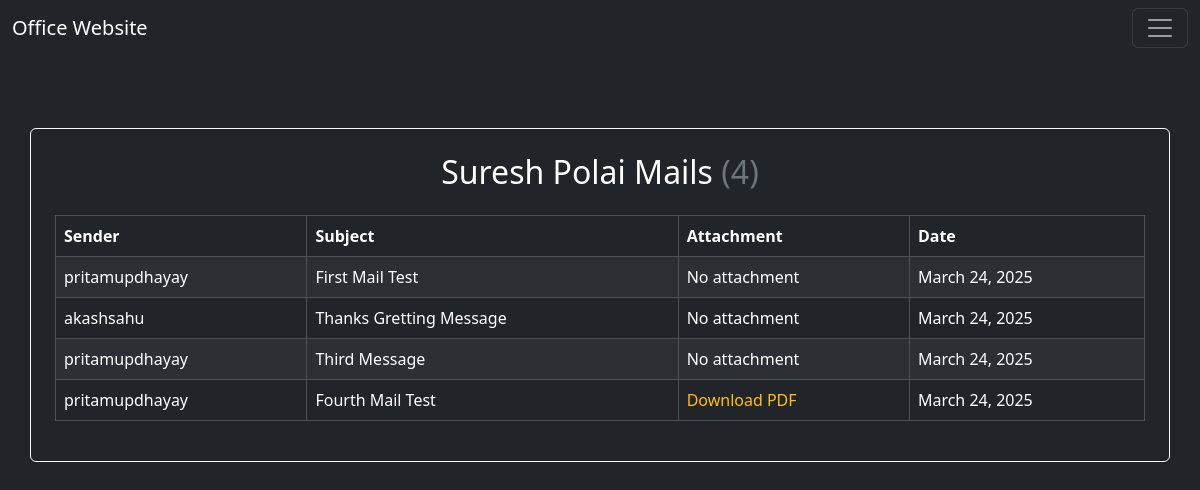
Page /mail/ (signed in) on the committed database.
### home/models.py (models this page shows, shortened)
class Mail(models.Model):
    names = models.ForeignKey(User, on_delete=models.CASCADE)
    user_name = models.CharField(max_length=500)
    subject = models.CharField(max_length=1000)
    text = models.CharField(max_length=5000)
    files = models.FileField(upload_to='pdf/', blank=True, null=True)
    text_time = models.DateField(default=timezone.now)

### home/views.py (the view)
# urls.py: path('mail/', views.mailPageFunction, name='mail'),
def mailPageFunction(request):
    user_data = User.objects.get(username = request.user.username)
    mails = Mail.objects.filter(names = request.user.id)
    count_mail = mails.count()
    first = user_data.first_name + ' ' + user_data.last_name
    context = {
        'u_name' : first,
        'mail' : mails,
        'ct_mail' : count_mail,
    }
    return render(request, 'mail.html', context)

### templates/mail.html
{% extends 'base.html' %}
{% block body %}
<div class="container mt-5 border border-light rounded p-4 bg-dark text-white" style="position: relative; top: 10vh;">
    <h2 class="text-center mb-4">{{ u_name }} Mails <span class="text-secondary">({{ ct_mail }})</span></h2>
    <table class="table table-bordered table-striped table-dark">
        <thead class="thead-light">
            <tr>
                <th>Sender</th>
                <th>Subject</th>
                <th>Attachment</th>
                <th>Date</th>
            </tr>
        </thead>
        <tbody>
            {% if mail %}
                {% for i in mail %}
                    <tr>
                        <td>{{ i.user_name }}</td>
                        <td>{{ i.subject }}</td>
                        <td>
                            {% if i.files %}
                                <a href="/media/{{ i.files }}" target="_blank" class="text-warning text-decoration-none ">Download PDF</a>
                            {% else %}
                                No attachment
                            {% endif %}
                        </td>
                        <td>{{ i.text_time }}</td>
                    </tr>
                {% endfor %}
            {% else %}
                <tr>
                    <td colspan="4" class="text-center text-warning">No mails available yet.</td>
                </tr>
            {% endif %}
        </tbody>
    </table>
</div>
{% endblock %}

### rows in the picture
Mail: user_name "pritamupdhayay", subject "First Mail Test", files "No attachment", text_time "March 24, 2025"
Mail: user_name "akashsahu", subject "Thanks Gretting Message", files "No attachment", text_time "March 24, 2025"
Mail: user_name "pritamupdhayay", subject "Third Message", files "No attachment", text_time "March 24, 2025"
Mail: user_name "pritamupdhayay", subject "Fourth Mail Test", text_time "March 24, 2025"

### other values in the picture
{{ u_name }} "Suresh Polai"
{{ ct_mail }} "4"
